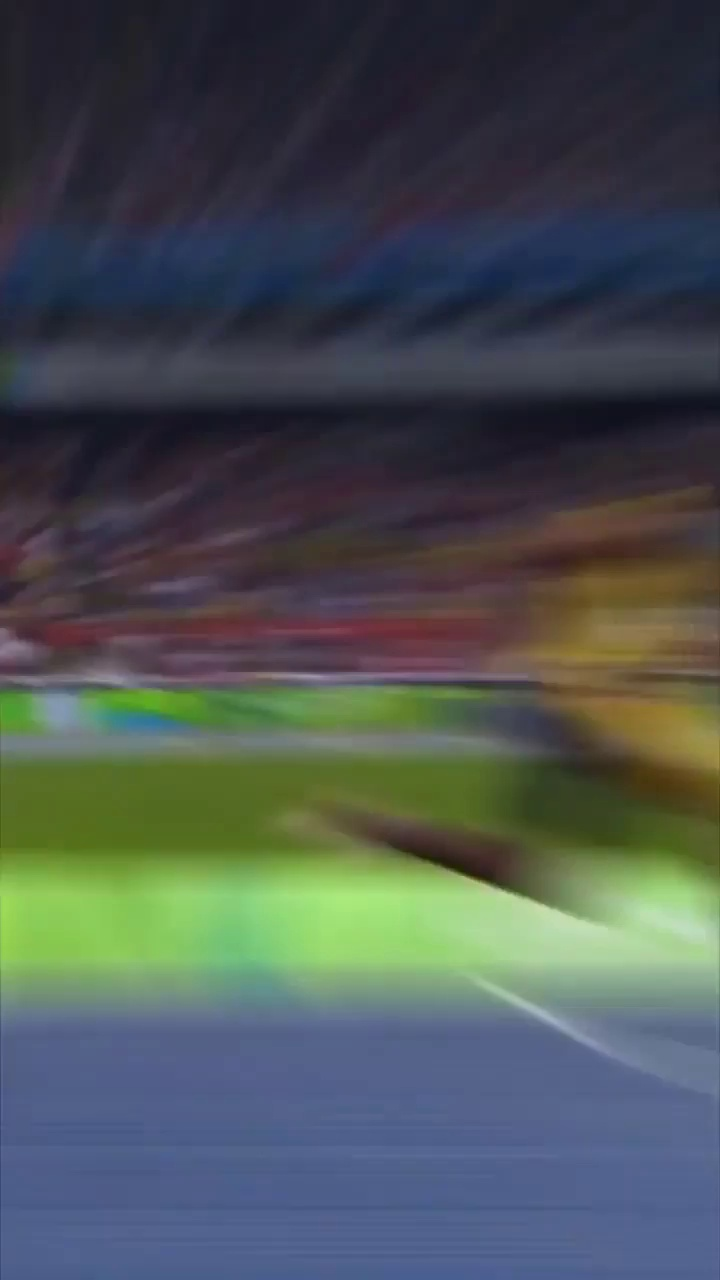
#> input picture Frames/frame_0.jpg, 720 x 1280 px; its folder holds 4 pictures in this run
$ python ROI_Frames.py
#> lines starting #> are read from the running program, lines starting #| are printed output that depends on the picture
import cv2
import os

# Define the input and output folder paths
input_folder = 'Frames'            # Folder containing the captured frames
output_folder = 'Edited_Frames'    # Folder to save the cropped frames

# Make the output folder if it doesn't exist
if not os.path.exists(output_folder):
    os.makedirs(output_folder)

# ROI (x, y, width, height) - adjust these values
roi_x, roi_y, roi_w, roi_h = 110, 450, 500, 600
# Process each image in the 'Frames' folder
def process_images(input_folder):
    # Loop through each file in the folder
#> called with input_folder = 'Frames'
    for filename in os.listdir(input_folder):
        if filename.endswith('.jpg') or filename.endswith('.png'):
            img_path = os.path.join(input_folder, filename)
            image = cv2.imread(img_path)
#> image is the input picture: shape (1280, 720, 3); mean B, G, R 82.8, 82.6, 74.5

            # Check if the image was successfully loaded
            if image is None:
                print(f"Error loading image: {filename}")
                continue

            # Crop the image based on the defined ROI
            cropped_image = image[roi_y:roi_y + roi_h, roi_x:roi_x + roi_w]
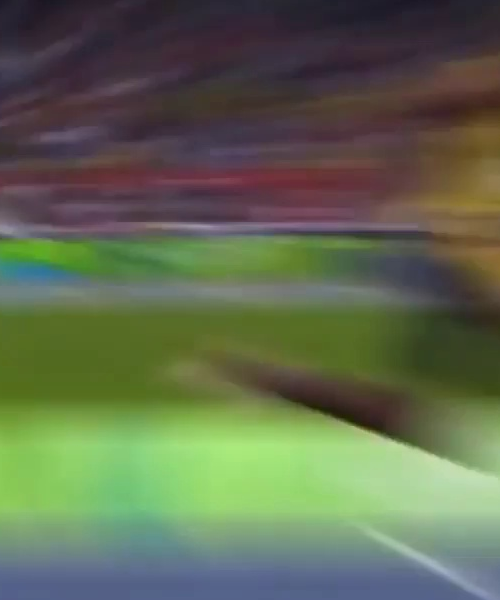
#> cropped_image: shape (600, 500, 3); mean B, G, R 80.1, 105.9, 95.8

            # Save the cropped image in the output folder
            output_image_path = os.path.join(output_folder, filename)
            cv2.imwrite(output_image_path, cropped_image)
#> pass 2 of the loop in process_images, `for filename in os.listdir(input_folder):`:
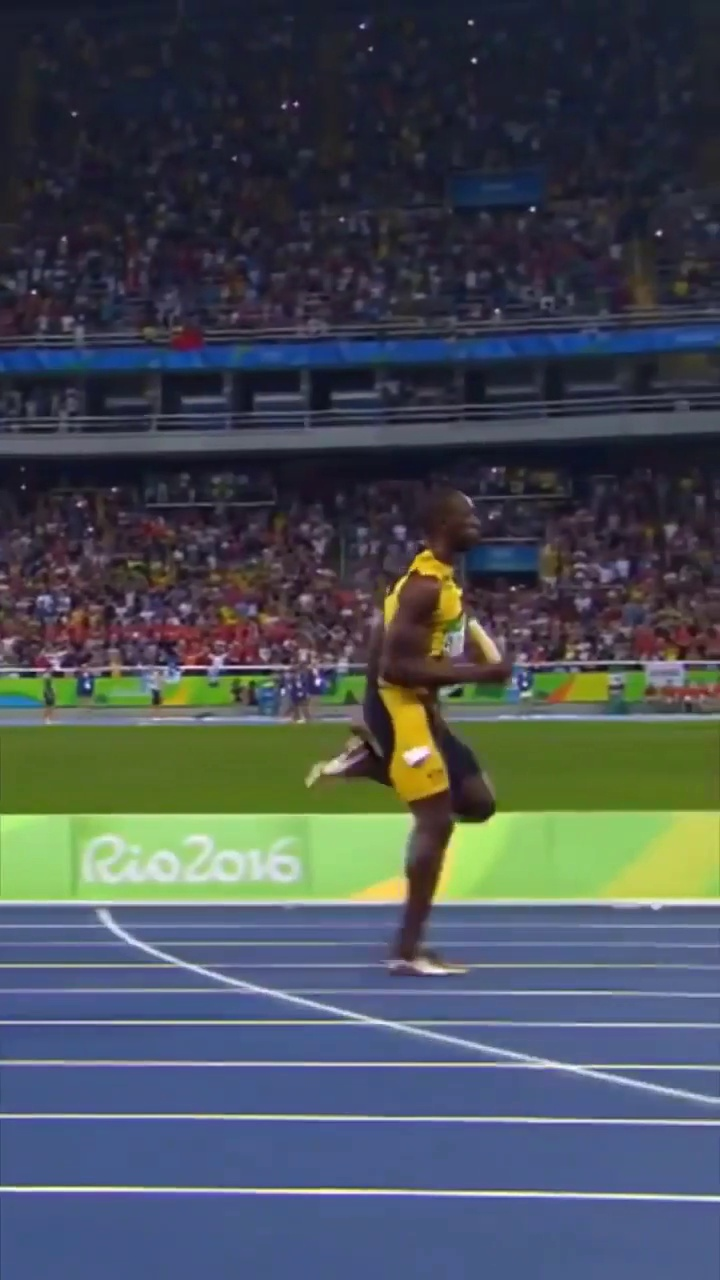
#> input picture Frames/frame_1.jpg, 720 x 1280 px
#> in process_images, image is the input picture: shape (1280, 720, 3); mean B, G, R 86.6, 79.1, 71.3
#> in process_images, `cropped_image = image[roi_y:roi_y + roi_h, roi_x:roi_x + roi_w]`:
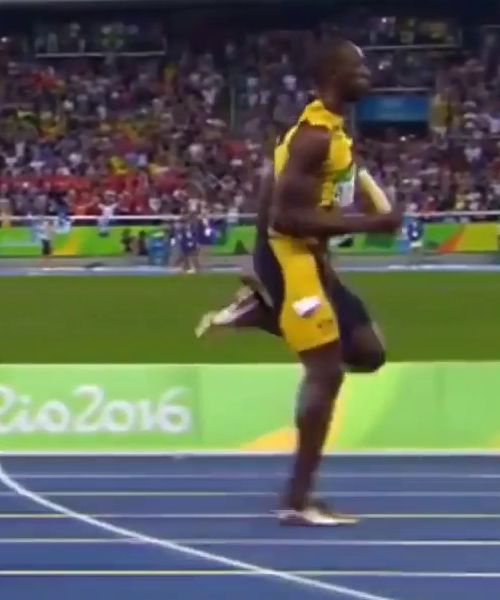
#> cropped_image: shape (600, 500, 3); mean B, G, R 87.3, 100, 92.8
#> pass 3 of the loop in process_images, `for filename in os.listdir(input_folder):`:
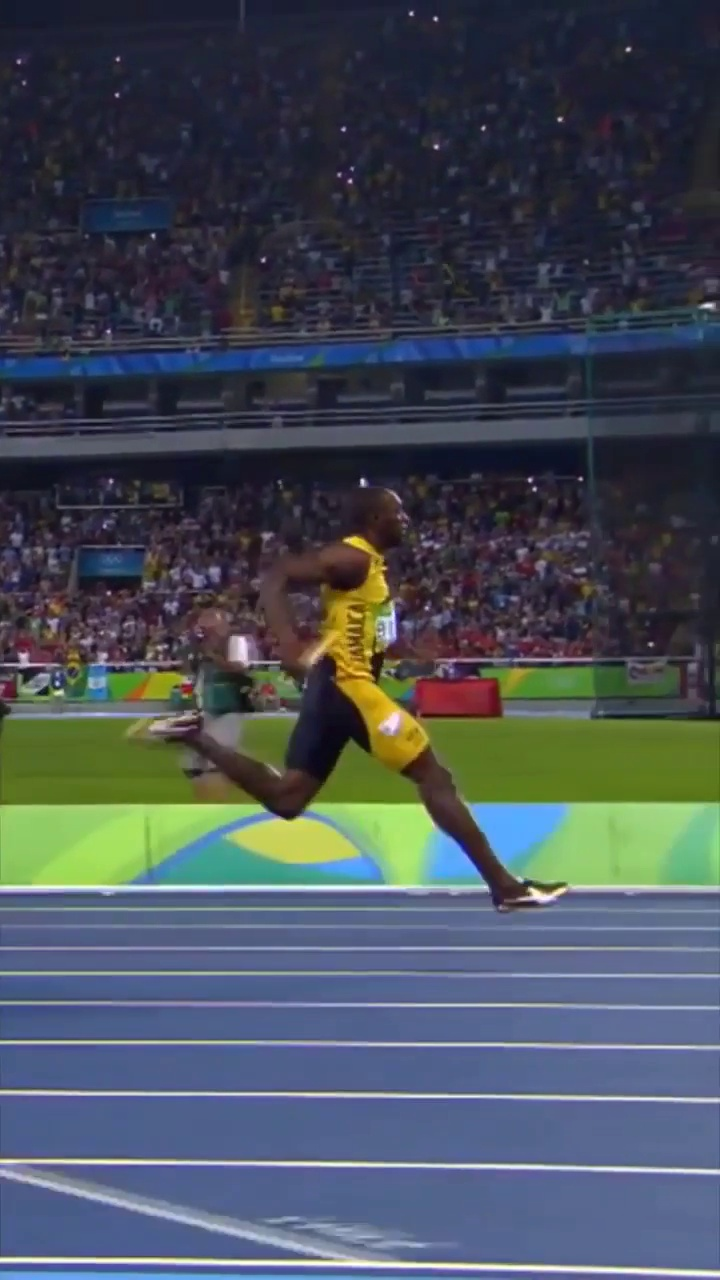
#> input picture Frames/frame_10.jpg, 720 x 1280 px
#> in process_images, image is the input picture: shape (1280, 720, 3); mean B, G, R 89, 79, 70.9
#> in process_images, `cropped_image = image[roi_y:roi_y + roi_h, roi_x:roi_x + roi_w]`:
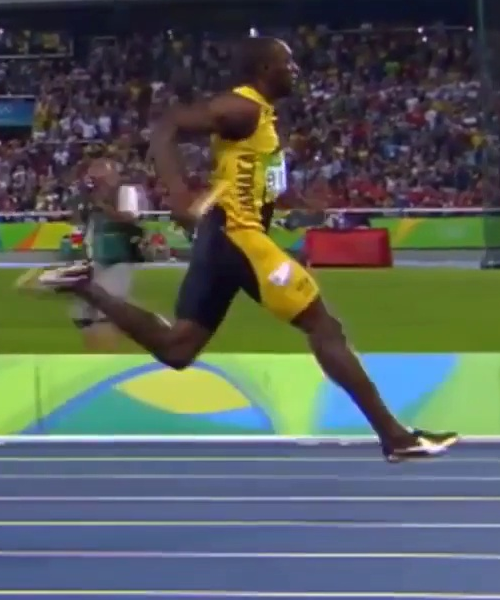
#> cropped_image: shape (600, 500, 3); mean B, G, R 89.7, 94.5, 87.2
#> the loop made 4 passes; the first 3 are shown

    print("Processed all images.")

# Run the function to process the images
process_images(input_folder)
